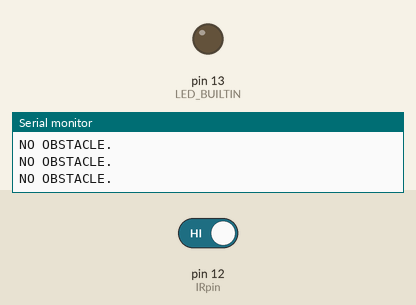
Bench run of a sketch on a simulated Arduino Uno, built with avr-gcc and run on an emulated ATmega328P. On the bench: output pins drawn as LEDs (lit = HIGH), the last lines printed to the serial monitor. Inputs (shaded band) come from the test bench; at power-on: pin 12 (IRpin) HIGH.

Above: at 1.2 s.
1.3 s: pin 12 (IRpin) driven LOW
At 2.6 s:
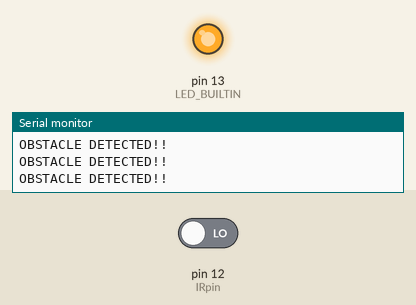
2.9 s: pin 12 (IRpin) driven HIGH
At 4.0 s:
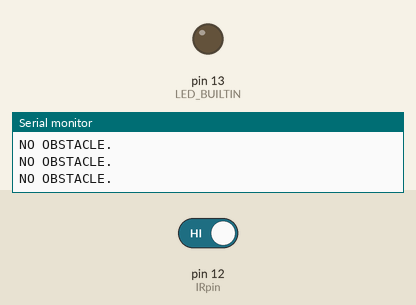
Timing chart, 0 to 5.9 s (numbered marks = the images above; inputs shaded):
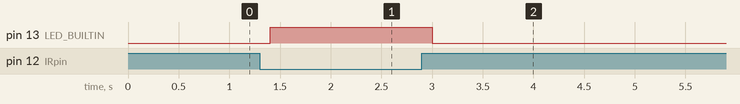

The sketch:

ir_detection.ino
```cpp
#define IRpin 12
int hasObstacle;

void setup() {
  Serial.begin(9600);
  pinMode(LED_BUILTIN, OUTPUT);
  pinMode(IRpin, INPUT);
}

void loop() {
  hasObstacle = digitalRead(IRpin);

  if (hasObstacle == 0)  {
    Serial.println( "OBSTACLE DETECTED!!");
    digitalWrite(LED_BUILTIN, HIGH);
  }
  else
  {
    Serial.println("NO OBSTACLE.");
    digitalWrite(LED_BUILTIN, LOW);
  }
  delay(200);
}
```

Measured:
- after the input at 1.3 s, pin 13 (LED_BUILTIN): LOW → HIGH after 0.10 s
- after the input at 2.9 s, pin 13 (LED_BUILTIN): HIGH → LOW after 0.10 s
